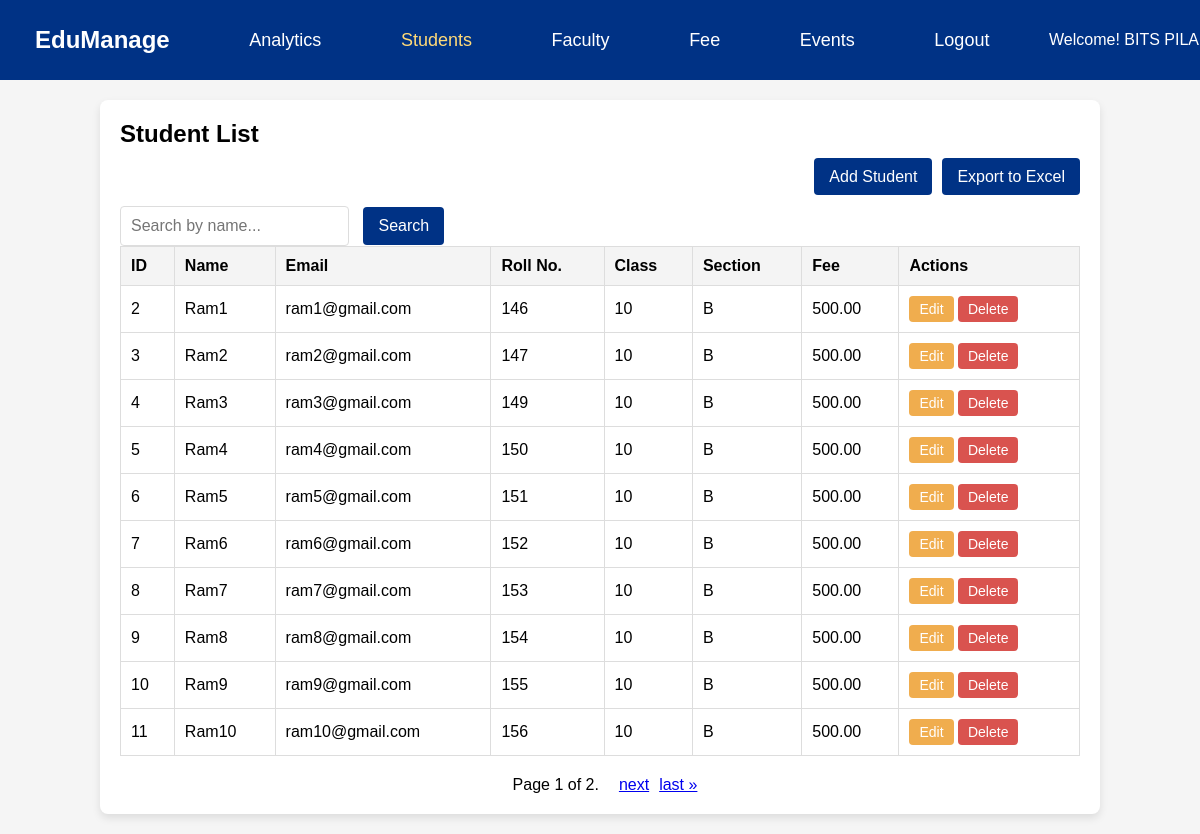
/students/ (signed in), run on the app's committed database.
### accounts/models.py (models this page shows, shortened)
class User(AbstractBaseUser):
    ORGANIZATION_CHOICES = [
        ('school', 'School'),
        ('college', 'College'),
    ]
    COUNTRY_CHOICES = [
        ('us', 'United States'),
        ('uk', 'United Kingdom'),
        ('in', 'India'),
    ]
    school_name = models.CharField(max_length=100)
    email = models.EmailField(unique=True)
    phone = models.CharField(max_length=15)
    address_area = models.CharField(max_length=100)
    address_landmark = models.CharField(max_length=100, blank=True, null=True)
    address_city = models.CharField(max_length=50)
    address_state = models.CharField(max_length=50)
    address_country = models.CharField(max_length=50, choices=COUNTRY_CHOICES)
    address_pincode = models.CharField(max_length=10)
    organization_type = models.CharField(max_length=10, choices=ORGANIZATION_CHOICES)
    is_active = models.BooleanField(default=True)
    is_admin = models.BooleanField(default=False)
    objects = UserManager()
    USERNAME_FIELD = 'email'
    REQUIRED_FIELDS = ['school_name']

class Student(models.Model):
    id = models.AutoField(primary_key=True)
    name = models.CharField(max_length=100)
    email = models.EmailField(unique=True)
    number = models.CharField(max_length=15)
    fathers_name = models.CharField(max_length=100)
    dob = models.DateField()
    roll_no = models.CharField(max_length=20, unique=True)
    student_class = models.CharField(max_length=20)
    section = models.CharField(max_length=10)
    fee = models.DecimalField(max_digits=10, decimal_places=2)
    school = models.ForeignKey(User, on_delete=models.CASCADE)  # Associate with school

### accounts/views.py (the view)
# urls.py: path('students/', views.student_list, name='student_list'),
@login_required
def student_list(request):
    search_query = request.GET.get('search', '')
    students = Student.objects.filter(school=request.user)  # Filter by the logged-in school
    if search_query:
        students = students.filter(name__icontains=search_query)
    paginator = Paginator(students, 10)
    page = request.GET.get('page')
    students_page = paginator.get_page(page)
    return render(request, 'accounts/student_list.html', {
        'students': students_page,
        'search_query': search_query
    })

### templates/accounts/student_list.html (shortened to what this page needs)
<!DOCTYPE html>
<html lang="en">
  <head>
    {% load static %}
    <link rel="stylesheet" href="{% static 'css/student_list.css' %}" />
  </head>
  <body>
    <nav class="navbar">
      <a
        href="{% url 'school_details' %}"
        class="navbar-brand"
        style="font-size: 24px; font-weight: bold"
        >EduManage</a
      >
      <a href="#" class="nav-link">Analytics</a>
      <a href="{% url 'student_list' %}" class="nav-link" style="color: #ffda78"
        >Students</a
      >
      <a href="{% url 'faculty_list' %}" class="nav-link">Faculty</a>
      <a href="{% url 'fee' %}" class="nav-link">Fee</a>
      <a href="{% url 'event_list' %}" class="nav-link">Events</a>
      <a href="{% url 'logout' %}" class="logout-link">Logout</a>
      <span class="school-name">Welcome! {{ user.school_name }}</span>
    </nav>
    <div class="container">
      <h2>Student List</h2>
      <div class="button-container">
        <div class="add-student">
          <a href="{% url 'student_add' %}" class="btn btn-primary"
            >Add Student</a
          >
        </div>
        <div class="export-button">
          <a href="{% url 'export_students' %}" class="btn btn-primary"
            >Export to Excel</a
          >
        </div>
      </div>
      <div class="search-box">
        <form action="{% url 'student_list' %}" method="get">
          <input
            type="text"
            name="search"
            placeholder="Search by name..."
            value="{{ request.GET.search }}"
          />
          <button type="submit" class="btn btn-primary">Search</button>
        </form>
      </div>
      <table class="table table-bordered">
        <thead>
          <tr>
            <th>ID</th>
            <th>Name</th>
            <th>Email</th>
            <th>Roll No.</th>
            <th>Class</th>
            <th>Section</th>
            <th>Fee</th>
            <th>Actions</th>
          </tr>
        </thead>
        <tbody>
          {% for student in students %}
          <tr>
            <td>{{ student.id }}</td>
            <td>{{ student.name }}</td>
            <td>{{ student.email }}</td>
            <td>{{ student.roll_no }}</td>
            <td>{{ student.student_class }}</td>
            <td>{{ student.section }}</td>
            <td>{{ student.fee }}</td>
            <td>
              <a
                href="{% url 'student_edit' student.id %}"
                class="btn btn-sm btn-warning"
                >Edit</a
              >
              <form
                action="{% url 'student_delete' student.id %}"
                method="POST"
                style="display: inline"
              >
                <button
                  type="submit"
                  class="btn btn-sm btn-danger"
                  onclick="return confirm('Are you sure you want to delete this student?');"
                >
                  Delete
                </button>
              </form>
            </td>
          </tr>
          {% empty %}
          <tr>
            <td colspan="8">No students available.</td>
          </tr>
          {% endfor %}
        </tbody>
      </table>
      <div class="pagination">
        <span class="step-links">
          <span class="current">
            Page {{ students.number }} of {{ students.paginator.num_pages }}.
          </span>
          {% if students.has_next %}
          <a href="?page={{ students.next_page_number }}">next</a>
          <a href="?page={{ students.paginator.num_pages }}">last &raquo;</a>
          {% endif %}
        </span>
      </div>
    </div>
  </body>
</html>

### static/css/student_list.css (style rules this page uses)
body { font-family: Arial, sans-serif; background-color: #f5f5f5; margin: 0; }
.navbar { width: 100%; height: 80px; background-color: #003285; display: flex; align-items: center; justify-content: space-between; padding: 0 15px; color: #fff; }
.navbar a { font-size: 18px; color: #fff; text-decoration: none; margin: 0 20px; }
.container { width: 80vw; margin: 20px auto; padding: 20px; background-color: #fff; border-radius: 8px; box-shadow: 0 4px 8px rgba(0, 0, 0, 0.1); }
h2 { margin-top: 0; }
.button-container { display: flex; justify-content: flex-end; gap: 10px; margin-bottom: 20px; }
.btn { padding: 10px 15px; border: none; border-radius: 4px; color: #fff; text-decoration: none; font-size: 16px; cursor: pointer; }
.btn-primary { background-color: #003285; }
.btn-sm { padding: 5px 10px; font-size: 14px; }
.btn-warning { background-color: #f0ad4e; }
.btn-danger { background-color: #d9534f; }
.table { width: 100%; border-collapse: collapse; margin-bottom: 20px; }
.table th, .table td { padding: 10px; border: 1px solid #ddd; text-align: left; }
.table th { background-color: #f4f4f4; }
.pagination { display: flex; justify-content: center; }
.step-links { display: flex; gap: 10px; }
.current { margin: 0 10px; }
.search-box { display: inline-flex; align-items: center; margin-right: 20px; }
.search-box input { padding: 10px; border: 1px solid #ddd; border-radius: 4px; font-size: 16px; }
.search-box button { padding: 10px 15px; border: none; border-radius: 4px; background-color: #003285; color: #fff; font-size: 16px; cursor: pointer; margin-left: 10px; }

### data on the page
User: school_name "BITS…"
Student: id "2", name "Ram1", email "ram1@gmail.com", roll_no "146", student_class "10", section "B", fee "500.00"
Student: id "3", name "Ram2", email "ram2@gmail.com", roll_no "147", student_class "10", section "B", fee "500.00"
Student: id "4", name "Ram3", email "ram3@gmail.com", roll_no "149", student_class "10", section "B", fee "500.00"
Student: id "5", name "Ram4", email "ram4@gmail.com", roll_no "150", student_class "10", section "B", fee "500.00"
Student: id "6", name "Ram5", email "ram5@gmail.com", roll_no "151", student_class "10", section "B", fee "500.00"
Student: id "7", name "Ram6", email "ram6@gmail.com", roll_no "152", student_class "10", section "B", fee "500.00"
Student: id "8", name "Ram7", email "ram7@gmail.com", roll_no "153", student_class "10", section "B", fee "500.00"
Student: id "9", name "Ram8", email "ram8@gmail.com", roll_no "154", student_class "10", section "B", fee "500.00"
Student: id "10", name "Ram9", email "ram9@gmail.com", roll_no "155", student_class "10", section "B", fee "500.00"
Student: id "11", name "Ram10", email "ram10@gmail.com", roll_no "156", student_class "10", section "B", fee "500.00"

### other printed values
{{ students.number }} "1"
{{ students.paginator.num_pages }} "2"
